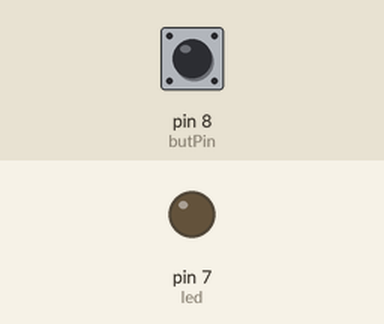
Bench run of a sketch on a simulated Arduino Uno, built with avr-gcc and run on an emulated ATmega328P. Shown: output pins drawn as LEDs (lit = HIGH). The test bench sets the inputs (shaded band); at power-on: pin 8 (butPin) HIGH.

Above: at 1.2 s.
1.3 s: pin 8 (butPin) pulled LOW for 0.25 s
At 2.1 s:
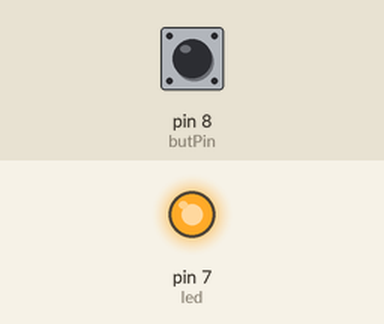
3.0 s: pin 8 (butPin) pulled LOW for 1 s
At 3.3 s:
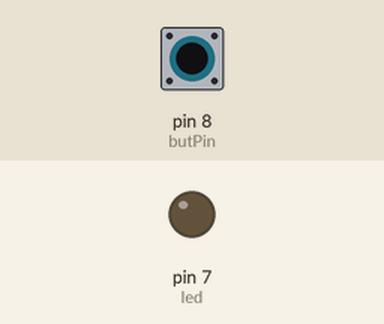
5.5 s: pin 8 (butPin) pulled LOW for 3.2 s
At 6.5 s:
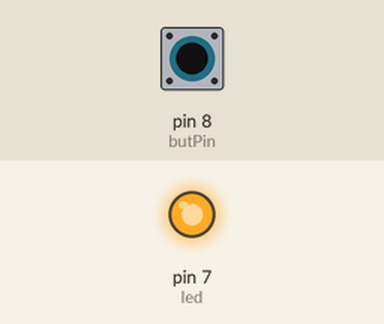
Timing chart, 0 to 8.5 s (numbered marks = the images above; inputs shaded):
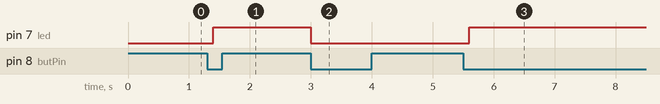

The sketch:

buttonFixedLED.ino
```cpp
int butPin = 8;
int oldval = 0;
int newval;
int dt = 200;
int led = 7;
int a = 0;
void setup() {
  pinMode(butPin,INPUT);
  pinMode(led,OUTPUT);
  Serial.begin(9600);

}

void loop() {
  // put your main code here, to run repeatedly:
 newval = digitalRead(butPin);
 if(newval==0 && oldval == 1){
   if(a ==1){
   digitalWrite(led,0);
   a=0;
 }
 else{
   digitalWrite(led,1);
   a =1;
 }
 }
 oldval=newval;
 delay(dt);
}
```

Measured:
- after the input at 1.3 s, pin 7 (led): LOW → HIGH after 0.10 s
- after the input at 3.0 s, pin 7 (led): HIGH → LOW at once
- after the input at 5.5 s, pin 7 (led): LOW → HIGH after 0.10 s
